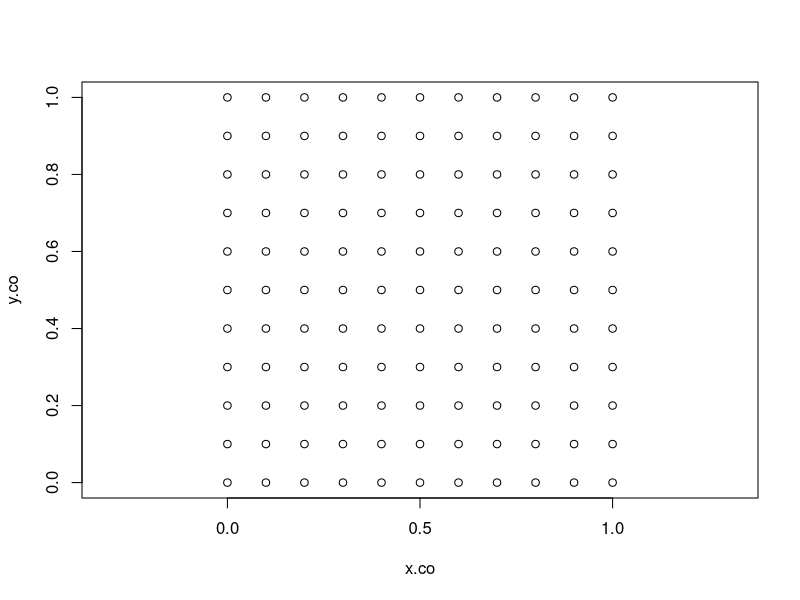
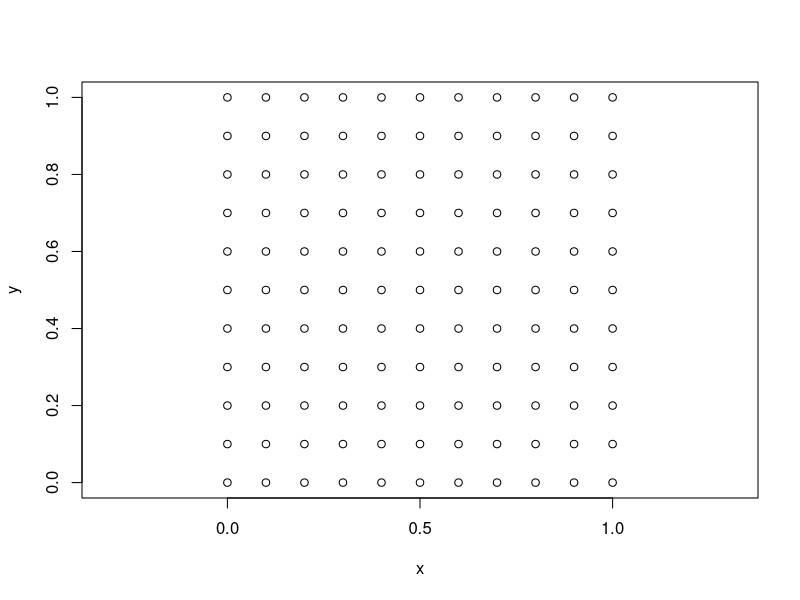
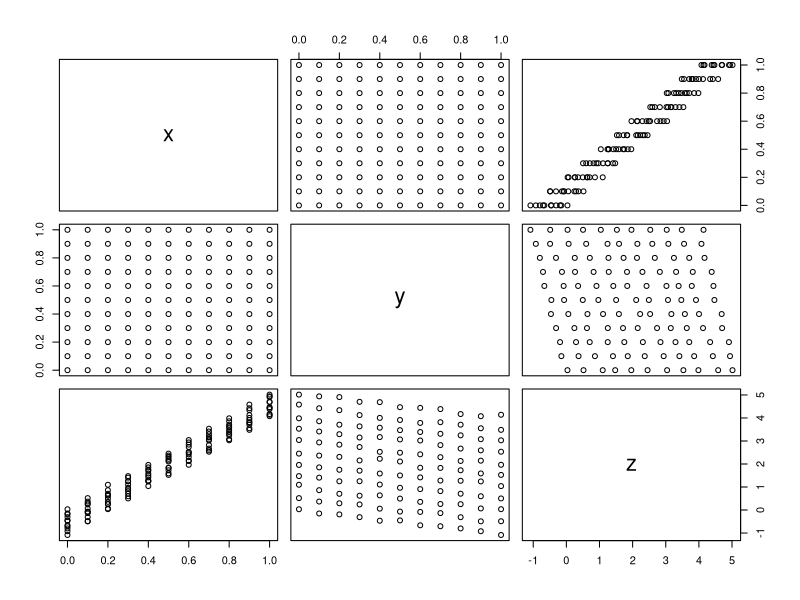
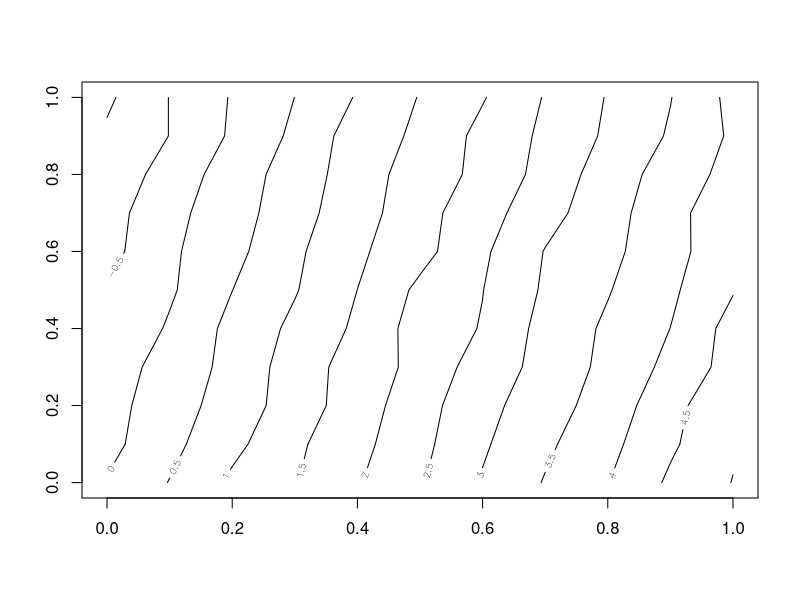
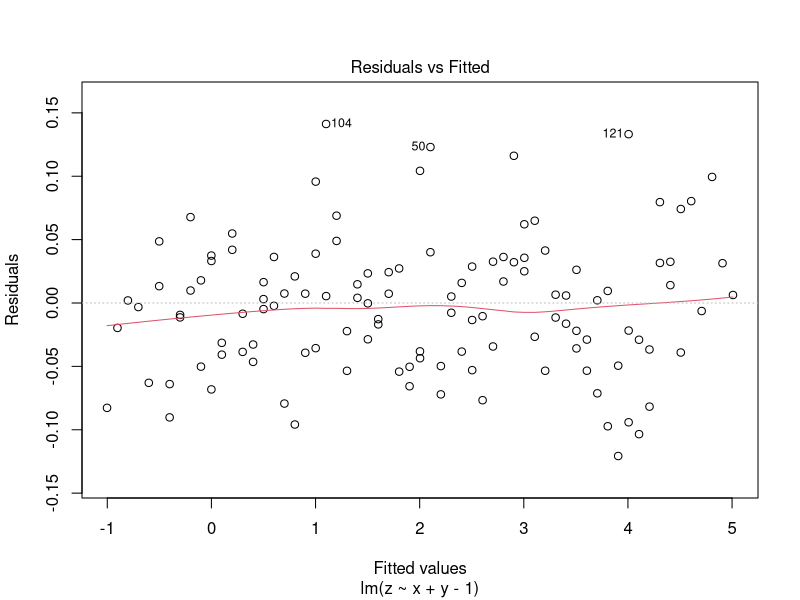
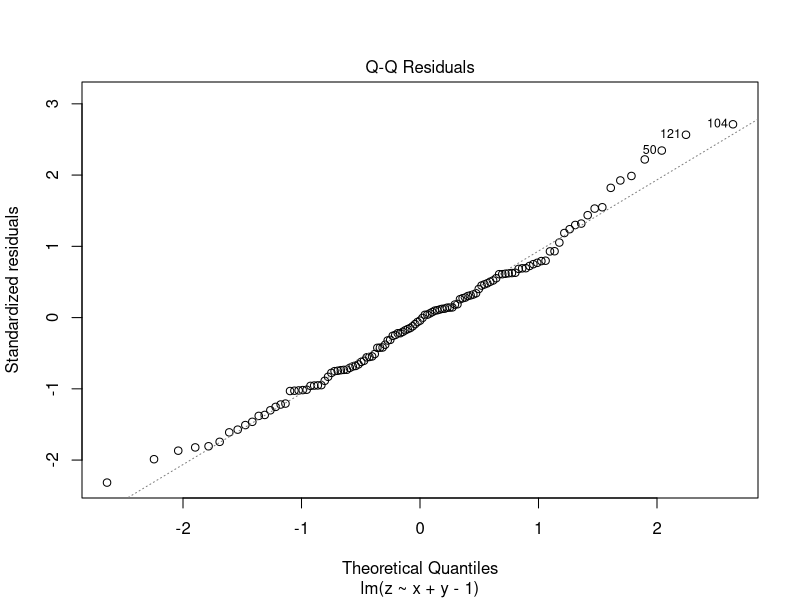
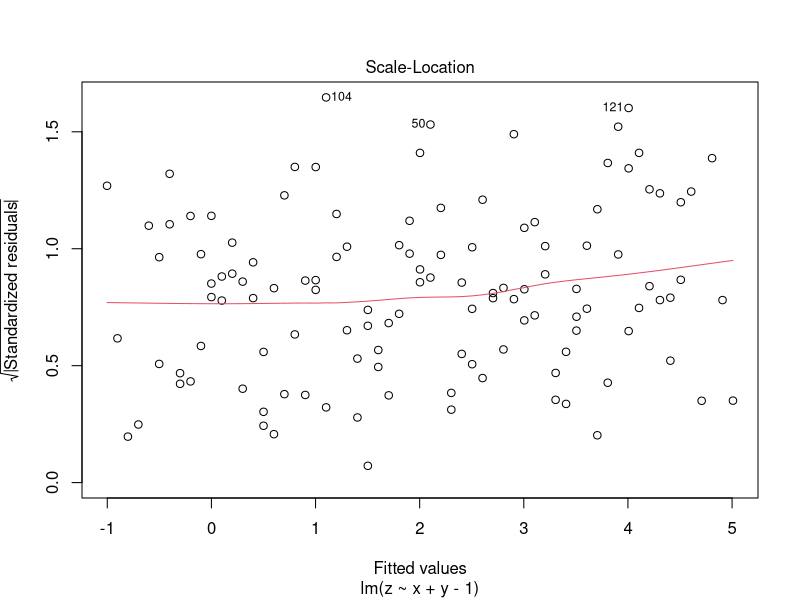
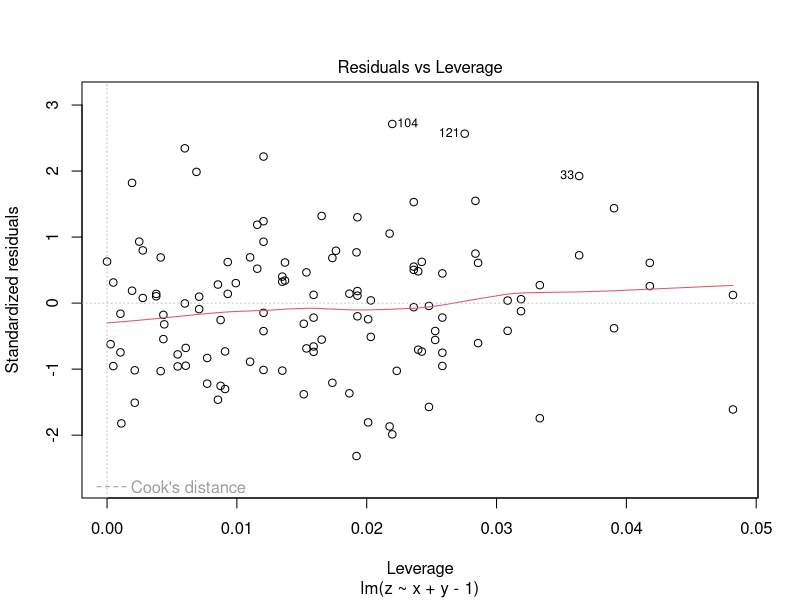

Recreate these plots in R, in order.
## Simple linear spatial regression
## Grid creation
x.co <- rep(seq(0,1,0.1),11)
y.co <- rep(seq(0,1,0.1),length = 121, each=11)
plot(x.co,y.co, asp=T)

surf.df <- data.frame(x=x.co, y=y.co)
plot(surf.df, asp=TRUE)

surf.df$z <- 5*surf.df$x - surf.df$y + rnorm(121,sd=0.05)
plot(surf.df) # scatter plot matrix

## Contour plot
surf.mat <- matrix(surf.df$z, nrow=11)
contour(seq(0,1,0.1), seq(0,1,0.1), surf.mat)

surf.lm <- lm(z ~ x + y - 1, data = surf.df)
summary(surf.lm)
plot(surf.lm)

surf.lm <- lm(z ~ x + y +I(x^2) + I(y^2) - 1, data = surf.df)

library(MASS)
data(topo)
## overview of dataset
head(topo)
plot(topo$x, topo$y, asp=T)
library(spatial)

topo.ls <- surf.ls(2, topo)
trsurf <- trmat(topo.ls,0,6.5,0,6.5,50)
# Plot result
eqscplot(trsurf, typ="n")
contour(trsurf, add=T)
points(topo)
text(topo, lab=topo$z,adj=c(0,1))

topo.loess <- loess(z ~ x * y, topo,span=0.25, normalize=F)
topo.ma <- list(x=seq(0,6.5,0.1),y=seq(0,6.5,0.1))
topo.lo <- predict(topo.loess, expand.grid(topo.ma), se=T)
eqscplot(topo.ma, typ="n")
contour(topo.ma$x, topo.ma$y, topo.lo$fit, add=T)
